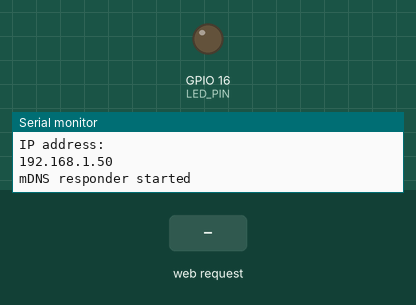
Simulated run of this sketch. Board: ESP8266 (NodeMCU). Shown: output pins drawn as LEDs (lit = HIGH), the last lines printed to the serial monitor. Inputs (shaded band) come from the test bench. WiFi joins after 1.5 s; servers stay silent unless stated.

Above: at 2.7 s.
2.8 s: HTTP request GET /led/1 received
At 4.0 s:
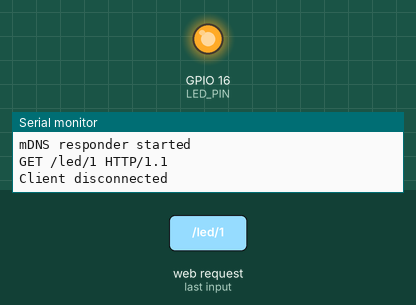
4.3 s: HTTP request GET /led/0 received
At 5.2 s:
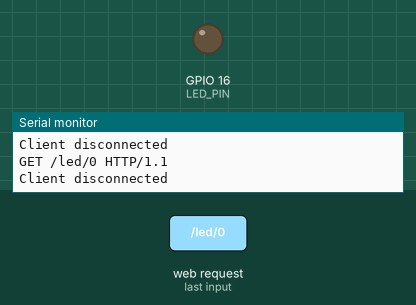
Timing chart, 0 to 7.3 s (numbered marks = the images above; inputs shaded):
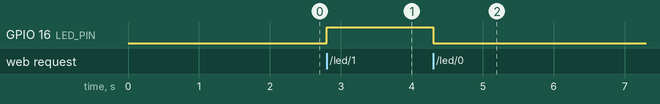

Measured:
- after the input at 2.8 s, GPIO 16 (LED_PIN): LOW → HIGH at once
- after the input at 4.3 s, GPIO 16 (LED_PIN): HIGH → LOW at once

The sketch:

NodeMCU_Infinitum_.ino
```cpp
#include <ESP8266WiFi.h>
#include <ESP8266mDNS.h>

//WiFi
const char wifissid[] = "TTB";
const char wifipsk[] = "TEL4696960217";

//LED Definitions
const int LED_PIN = 16; //The one onboard
const int ANALOG_PIN = A0; //Analog pin
const int DIGITAL_PIN = 12; //Digitial pin to be read

WiFiServer server(80);


void setup() {
  // put your setup code here, to run once:
  initHardWare();
  connectWiFi();
  server.begin();
  setupMDNS();
}


//· ····························· Mètodo Principal ·······································
void loop() {
  // Check if connected
  WiFiClient client = server.available();
  if (!client) {
    return;
  }

  //Read the first line of the req.
  String req = client.readStringUntil('\r');
  Serial.println(req);
  client.flush();

  //Match the request
  int vol = -1;

  if (req.indexOf("/led/0") != -1)
     vol = 0;
  else if (req.indexOf("/led/1") != -1)
     vol = 1;
  else if (req.indexOf("/read") != -1)
     vol = -2;


  //Set GPIOS according to the req.
  if (vol >= 0)
     digitalWrite(LED_PIN, vol);

   client.flush();

   //Prepare html response

   String s = "HTTP/1.1 200 OK\r\n";
   s += "Content Type: text/html\r\n\r\n";
   s += "<!DOCTYPE HTML>\r\n<html>\r\n";

   //Print a message
   if (vol >= 0) {
    s += "Se encuentra: ";
    s += (vol)?"Encendido":"Apagado";
   }
   else if (vol == -2) {
    s += "Analog PIN = ";
    s += String(analogRead(ANALOG_PIN));
    s += "<br>";
    s += "Digital PIN 12 = ";
    s += String(digitalRead(DIGITAL_PIN));
   }
   else {
    s += "Invalid Request. <br> Try /led/1, /led/0 or /read";
   }
   s += "</html>\n";

   //send response to the client
   client.print(s);
   delay(1);
   Serial.println("Client disconnected");

}
// ······················· Fin del método principal


void connectWiFi() {
  byte ledStatus = LOW;
  Serial.println();
  Serial.println("Connecting to: " + String(wifissid));
  WiFi.mode(WIFI_STA);

  WiFi.begin(wifissid,wifipsk);

  while (WiFi.status() != WL_CONNECTED) {
    //Blink the LED
    digitalWrite(LED_PIN, ledStatus);
    ledStatus = (ledStatus == LOW) ? LOW : HIGH;

    delay(100);
  }
  Serial.println("WiFi Connected");
  Serial.println("IP address: ");
  Serial.println(WiFi.localIP());
  digitalWrite(16, LOW);

}

void setupMDNS()
{
  //Call mdns to setup mdns to pint to domain.local
  if (!MDNS.begin("thing"))
  {
    Serial.println("Error setting up MDNS responder!");
    while(1) {
      delay(1000);
    }
  }
  Serial.println("mDNS responder started");
}

void initHardWare()
{
  Serial.begin(115200);
  pinMode(DIGITAL_PIN, INPUT_PULLUP);
  pinMode(LED_PIN, OUTPUT);
  digitalWrite(LED_PIN, LOW);
}
```
